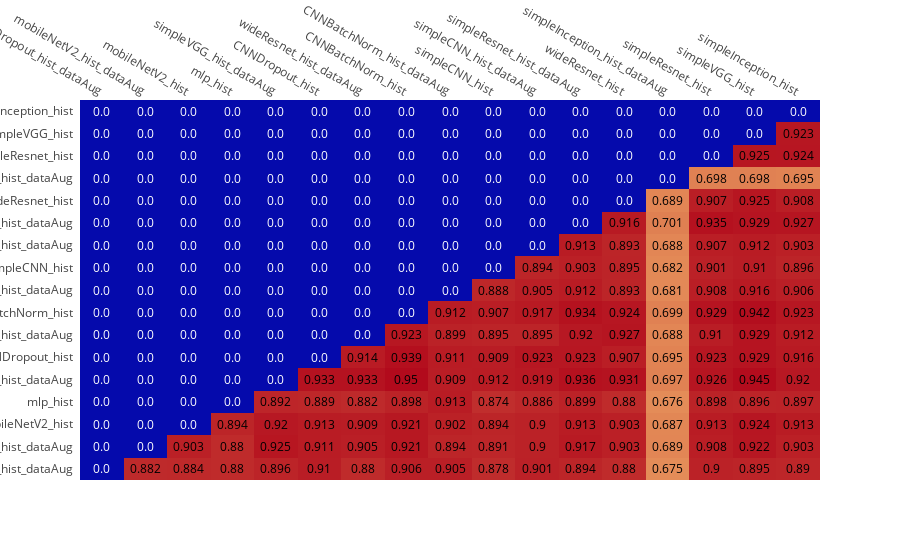

Source (notebook cell):
### Code cell
import plotly.graph_objs as go
import plotly.figure_factory as ff
from plotly.offline import download_plotlyjs, init_notebook_mode, plot, iplot
from plotly import tools

x = list(test_pred_df.columns)
y = list(test_pred_df.columns)

fig = ff.create_annotated_heatmap(kohen_matrix, x=x, y=y)
layout = go.Layout(title = model_name)

fig = go.Figure(data=fig, layout=layout)
iplot(fig)
